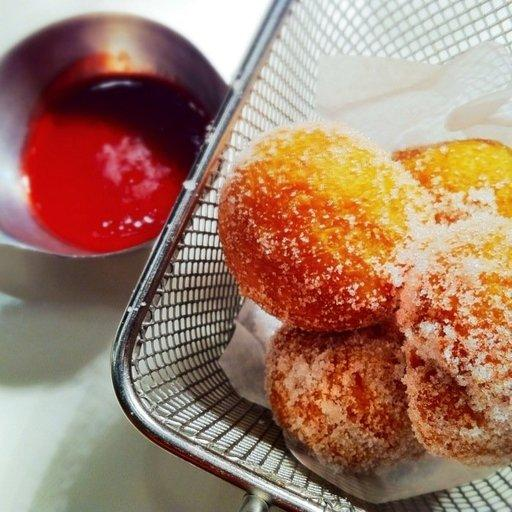
#> input picture sample.jpg, 512 x 512 px; its folder holds only this picture in this run
$ python image_preprocessing2.py
#> lines starting #> are read from the running program, lines starting #| are printed output that depends on the picture; after the words box and inside, x2 and y2 are one past the last pixel; in counts of white or black regions, pixels touching at a corner belong together
import cv2
import numpy as np
import matplotlib.pyplot as plt
import os

def resize_image(image, size=(224, 224)):
    return cv2.resize(image, size)

def to_grayscale_and_normalize(image):
    gray = cv2.cvtColor(image, cv2.COLOR_BGR2GRAY)
    norm = gray / 255.0
    return gray, norm

def apply_threshold(gray_image, threshold=127):
    _, binary = cv2.threshold(gray_image, threshold, 255, cv2.THRESH_BINARY)
    return binary

def denoise_blur(image):
    return cv2.GaussianBlur(image, (5, 5), 0)

def augment_image(image):
    augmented = {}
    augmented['flip'] = cv2.flip(image, 1)

    h, w = image.shape[:2]
    M = cv2.getRotationMatrix2D((w//2, h//2), 90, 1)
    augmented['rotate'] = cv2.warpAffine(image, M, (w, h))

    hsv = cv2.cvtColor(image, cv2.COLOR_BGR2HSV)
    hsv[:, :, 0] = (hsv[:, :, 0] + 50) % 180
    augmented['color'] = cv2.cvtColor(hsv, cv2.COLOR_HSV2BGR)

    return augmented

def detect_red(image):
    hsv = cv2.cvtColor(image, cv2.COLOR_BGR2HSV)
    lower_red1 = np.array([0, 120, 70])
    upper_red1 = np.array([10, 255, 255])
    lower_red2 = np.array([170, 120, 70])
    upper_red2 = np.array([180, 255, 255])
    mask1 = cv2.inRange(hsv, lower_red1, upper_red1)
    mask2 = cv2.inRange(hsv, lower_red2, upper_red2)
    mask = mask1 + mask2
    result = cv2.bitwise_and(image, image, mask=mask)
    return result

def dark_removed(image, threshold=50):
    """어두운 이미지 여부 저장"""
    gray = cv2.cvtColor(image, cv2.COLOR_BGR2GRAY)
    mean_brightness = np.mean(gray)
    if mean_brightness < threshold:
        return True
    return False

def small_removed(image, min_ratio=0.05):
    """객체 크기 작은 이미지 여부 저장"""
    gray = cv2.cvtColor(image, cv2.COLOR_BGR2GRAY)
    _, binary = cv2.threshold(gray, 127, 255, cv2.THRESH_BINARY)
    contours, _ = cv2.findContours(binary, cv2.RETR_EXTERNAL, cv2.CHAIN_APPROX_SIMPLE)
    if not contours:
        return True
    largest_area = max(cv2.contourArea(c) for c in contours)
    h, w = gray.shape
    image_area = h * w
    return (largest_area / image_area) < min_ratio

def preprocess_and_save(img_path, save_dir="preprocessed_samples2"):
#> called with img_path = 'sample.jpg', save_dir = 'preprocessed_samples2'
    image = cv2.imread(img_path)
#> image is the input picture: shape (512, 512, 3); mean B, G, R 104.9, 124.4, 162
    if image is None:
        print("이미지를 찾을 수 없습니다:", img_path)
        return

    os.makedirs(save_dir, exist_ok=True)

    # 1. 크기 조정
    resized = resize_image(image)
    cv2.imwrite(os.path.join(save_dir, "resized.jpg"), resized)

    # 2. Grayscale & 정규화
    gray, gray_norm = to_grayscale_and_normalize(resized)
#> in to_grayscale_and_normalize, `gray = cv2.cvtColor(image, cv2.COLOR_BGR2GRAY)`:
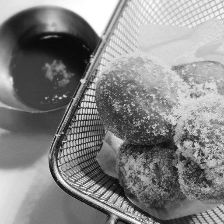
#> gray: shape (224, 224); min 7, max 255, mean 133.3
    cv2.imwrite(os.path.join(save_dir, "grayscale.jpg"), gray)
    cv2.imwrite(os.path.join(save_dir, "grayscale_norm.jpg"), (gray_norm*255).astype(np.uint8))

    # 3. Threshold 적용
    binary = apply_threshold(gray, threshold=127)
#> in apply_threshold, `_, binary = cv2.threshold(gray_image, threshold, 255, cv2.THRESH_BINARY)`:
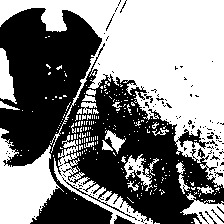
#> binary: shape (224, 224); 51% white; 120 black regions (111 under 20 px), largest, box (x1, y1, x2, y2) and area: (0, 8, 224, 224) 23946, (114, 215, 135, 224) 99, (144, 94, 153, 103) 29
    cv2.imwrite(os.path.join(save_dir, "threshold.jpg"), binary)

    # 4. Blur 처리
    blurred = denoise_blur(resized)
#> in denoise_blur, `return cv2.GaussianBlur(image, (5, 5), 0)`:
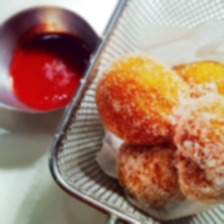
#> returned value: shape (224, 224, 3); mean of channels 0, 1, 2 104.8, 124.3, 161.9; drawn as B, G, R
    cv2.imwrite(os.path.join(save_dir, "blurred.jpg"), blurred)

    # 5. 데이터 증강
    aug = augment_image(resized)
#> in augment_image, `hsv = cv2.cvtColor(image, cv2.COLOR_BGR2HSV)`: hsv: shape (224, 224, 3); mean H, S, V 46.6, 103.9, 164.2
#> in augment_image, `hsv[:, :, 0] = (hsv[:, :, 0] + 50) % 180`: hsv: shape (224, 224, 3); mean H, S, V 73.6, 103.9, 164.2
#> aug = 3 items
    for k, v in aug.items():
        cv2.imwrite(os.path.join(save_dir, f"{k}.jpg"), v)
#> this loop made 3 passes
#> k on passes 1 to 3: 'flip', 'rotate', 'color'
#> pass 1, in preprocess_and_save, `cv2.imwrite(os.path.join(save_dir, f"{k}.jpg"), v)`:
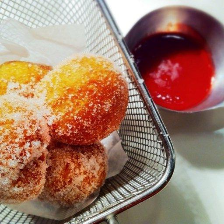
#> saved as flip.jpg: shape (224, 224, 3); mean B, G, R 104.8, 124.3, 161.9
#> pass 2, in preprocess_and_save, `cv2.imwrite(os.path.join(save_dir, f"{k}.jpg"), v)`:
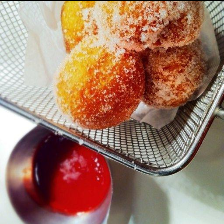
#> saved as rotate.jpg: shape (224, 224, 3); mean B, G, R 104.1, 123.5, 161.1

    # 6. 빨간색 검출
    red_detected = detect_red(resized)
#> in detect_red, `mask1 = cv2.inRange(hsv, lower_red1, upper_red1)`: mask1: shape (224, 224); 17.1% white; 90 white regions (78 under 20 px), largest, box (x1, y1, x2, y2) and area: (95, 77, 215, 207) 6171, (9, 48, 63, 110) 1447, (36, 22, 67, 34) 126
#> in detect_red, `mask2 = cv2.inRange(hsv, lower_red2, upper_red2)`: mask2: shape (224, 224); 4.2% white; 45 white regions (36 under 20 px), largest, box (x1, y1, x2, y2) and area: (13, 52, 80, 112) 1483, (9, 31, 21, 71) 142, (24, 22, 42, 39) 137
#> in detect_red, `mask = mask1 + mask2`:
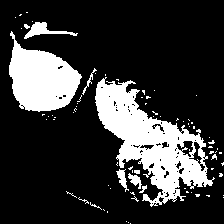
#> mask: shape (224, 224); 21.3% white; 78 white regions (68 under 20 px)
#> in detect_red, `result = cv2.bitwise_and(image, image, mask=mask)`:
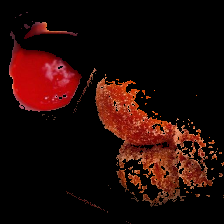
#> result: shape (224, 224, 3); mean B, G, R 6.4, 9.6, 33.7
    cv2.imwrite(os.path.join(save_dir, "red_detected.jpg"), red_detected)

    # 7. 어두운 이미지 여부 저장
    if dark_removed(resized):
#> in dark_removed, `mean_brightness = np.mean(gray)`: mean_brightness = 133.3
        cv2.imwrite(os.path.join(save_dir, "dark_removed.jpg"), resized)

    # 8. 작은 객체 이미지 여부 저장
    if small_removed(resized):
#> in small_removed, `contours, _ = cv2.findContours(binary, cv2.RETR_EXTERNAL, cv2.CHAIN_AP..`: contours = 256 contours, 239 with area under 20; largest, box (x1, y1, x2, y2) and area: (0, 0, 224, 188) 17274, (0, 128, 64, 224) 3096, (54, 135, 153, 224) 1628, (180, 193, 224, 224) 580, (0, 48, 17, 104) 484
#> in small_removed, `largest_area = max(cv2.contourArea(c) for c in contours)`: largest_area = 17273.5
        cv2.imwrite(os.path.join(save_dir, "small_removed.jpg"), resized)

    print(f"모든 전처리 및 검사 이미지가 '{save_dir}' 폴더에 저장되었습니다.")
#| 모든 전처리 및 검사 이미지가 'preprocessed_samples2' 폴더에 저장되었습니다.

if __name__ == "__main__":
    preprocess_and_save("sample.jpg")
